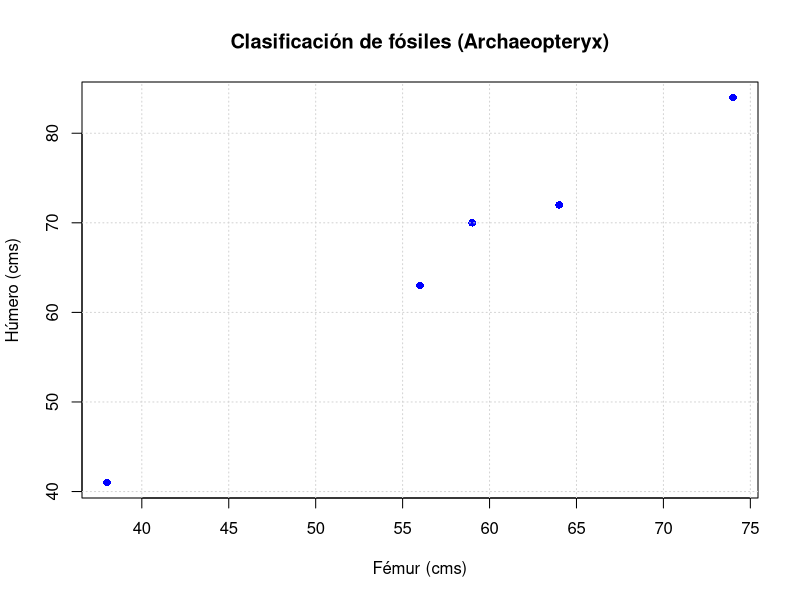

The R source for this figure:
# EJERCICIOS "Estadistica básica aplicada" de David S. Moore (2005)

# Capítulo II "Relaciones entre variables"

# SECCIÓN 2.2 "La correlación"

# **************************************************
# PREGUNTA 2.17 - Clasificación de fósiles (Archaeopteryx)
# **************************************************

# El Archaeopteryx es una especie extinguida que tenía plumas como un pájaro,
# pero que también tenía dientes y cola como un reptil. Sólo se conocen seis fósiles 
# de estas características. Como estos especímenes difieren mucho en su tamaño, 
# algunos científicos creen que pertenecen a especies distintas.

# Datos de las longitudes en centímetros del fémur y del húmero de cinco fósiles:
# Fémur:  38  56  59  64  74
# Húmero: 41  63  70  72  84

# (a) Dibuja un diagrama de dispersión. ¿Crees que los 5 fósiles pertenecen a la
# misma especie?

getwd()

setwd("C://Users//brook//OneDrive//Escritorio//Portafolio//Ejercicios_Estadistica_aplicada_b-sica_David_Moore//Archivos")

fosil_Archaeopteryx <- data.frame(
  Femur = c(38,56,59,64,74),
  Humero = c(41,63,70,72,84)
)

print(fosil_Archaeopteryx)

plot(fosil_Archaeopteryx$Femur,
     fosil_Archaeopteryx$Humero,
     main = "Clasificación de fósiles (Archaeopteryx)",
     xlab = "Fémur (cms)",
     ylab = "Húmero (cms)",
     col = "blue",
     pch = 16)
grid()

# (b) Halla la correlación r, paso a paso. Es decir, halla la media y la desviación
# típica de las longitudes de los fémures y de los húmeros. (Utiliza tu calculadora
# para calcular las medias y las desviaciones típicas.) Halla los valores estandariza
# dos de cada valor. Calcula r a partir de su fórmula.

media_femur <- mean(fosil_Archaeopteryx$Femur)
media_humero <- mean(fosil_Archaeopteryx$Humero)

desv_femur <- sd(fosil_Archaeopteryx$Femur)
desv_humero <- sd(fosil_Archaeopteryx$Humero)

z_femur <- (fosil_Archaeopteryx$Femur - media_femur)/desv_femur
z_humero <- (fosil_Archaeopteryx$Humero - media_humero)/desv_humero

n_muestras <- 5

r <- (1 / (n_muestras - 1)) * sum(z_femur * z_humero)

datos_fosiles <- data.frame(
  Tipo = c("Femur","Húmero"),
  Media = c(media_femur,media_humero),
  Desviación = c(desv_femur,desv_humero)
)

fosil_Archaeopteryx$z_femur <- round((fosil_Archaeopteryx$Femur - media_femur) / desv_femur, 3)
fosil_Archaeopteryx$z_humero <- round((fosil_Archaeopteryx$Humero - media_humero) / desv_humero, 3)
fosil_Archaeopteryx$producto_z <- round(fosil_Archaeopteryx$z_femur * fosil_Archaeopteryx$z_humero, 3)

print(datos_fosiles)

print(fosil_Archaeopteryx)

print(r)

"
    Tipo Media Desviación
1  Femur  58.2   13.19848
2 Húmero  66.0   15.89025

=======================================

  Femur Humero z_femur z_humero producto_z
1    38     41  -1.530   -1.573      2.407
2    56     63  -0.167   -0.189      0.032
3    59     70   0.061    0.252      0.015
4    64     72   0.439    0.378      0.166
5    74     84   1.197    1.133      1.356

=======================================

r = 0.9941486

"

# (c) Ahora entra los datos en tu calculadora y utiliza la función que permite
# calcular directamente r. Comprueba que obtienes el mismo valor que en (b).

r_directo <- cor(fosil_Archaeopteryx$Femur, fosil_Archaeopteryx$Humero)

comparativa_r <- data.frame(
  Tipo_metodo = c("Manual","Computadora"),
  Resultado = c(r,r_directo)
)

print(comparativa_r)

"
  Tipo_metodo Resultado
1      Manual 0.9941486
2 Computadora 0.9941486
"